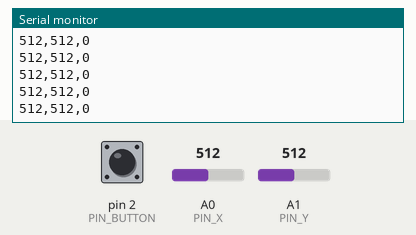
Recording of a sketch running on a simulated Arduino Uno, built with avr-gcc and run on an emulated ATmega328P. Parts: the last lines printed to the serial monitor. The inputs (shaded band) are chosen by the test bench; at power-on: A0 (PIN_X) = 512, A1 (PIN_Y) = 512, pin 2 (PIN_BUTTON) HIGH.

Above: at 1.2 s.
1.3 s: A0 (PIN_X) set to 716
At 2.4 s:
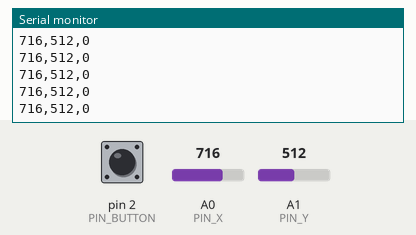
2.8 s: A1 (PIN_Y) set to 716
At 3.6 s:
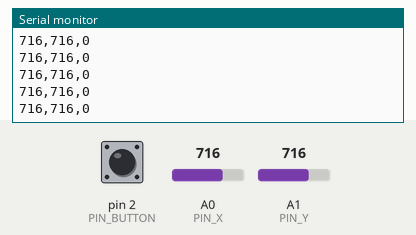
4.3 s: A1 (PIN_Y) set to 0
At 5.3 s:
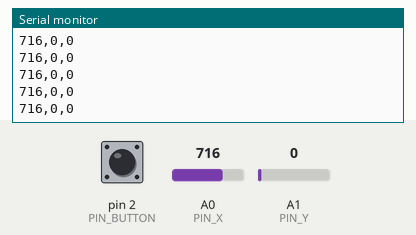
7.3 s: pin 2 (PIN_BUTTON) pulled LOW for 0.15 s
8.9 s: A0 (PIN_X) set to 1023
At 9.4 s:
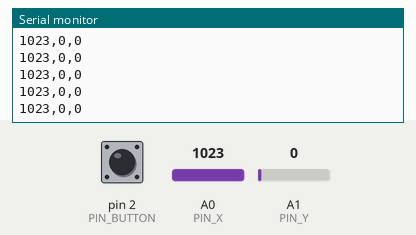
11.9 s: pin 2 (PIN_BUTTON) pulled LOW for 1 s
At 12.9 s:
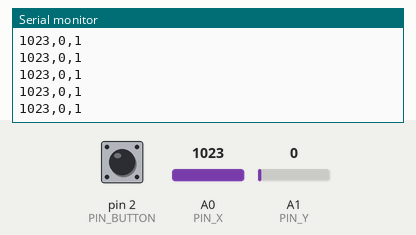
Timing chart, 0 to 14.9 s (numbered marks = the images above; inputs shaded):
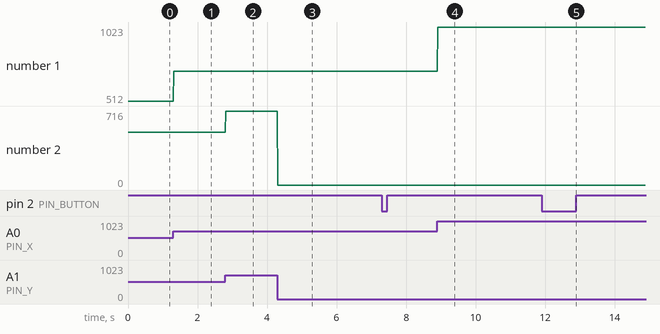

Measured:
- after the input at 1.3 s, the serial monitor: prints a new line at once (image 1)
- after the input at 2.8 s, the serial monitor: prints a new line at once (image 2)
- after the input at 4.3 s, the serial monitor: prints a new line at once (image 3)
- after the input at 8.9 s, the serial monitor: prints a new line at once (image 4)
- after the input at 11.9 s, the serial monitor: prints a new line at once (image 5)
- plotted number 1: 512 → 716 after the input at 1.3 s, 716 → 1023 after the input at 8.9 s

The sketch:

joystick_controller.ino
```cpp
// Analog joystick module -> USB serial, for the PolyDrive game (game_3d.py).
// Wiring:  VRx -> A0   VRy -> A1   SW -> D2   +5V -> 5V   GND -> GND
// Sends one line per ~16 ms:  x,y,button   (x, y = 0..1023, button = 1 when pressed)

const int PIN_X = A0;
const int PIN_Y = A1;
const int PIN_BUTTON = 2;

void setup() {
  Serial.begin(115200);
  pinMode(PIN_BUTTON, INPUT_PULLUP);   // the stick's button pulls the pin to GND when pressed
}

void loop() {
  int x = analogRead(PIN_X);
  int y = analogRead(PIN_Y);
  int pressed = digitalRead(PIN_BUTTON) == LOW ? 1 : 0;

  Serial.print(x);
  Serial.print(',');
  Serial.print(y);
  Serial.print(',');
  Serial.println(pressed);

  delay(16);
}
```
